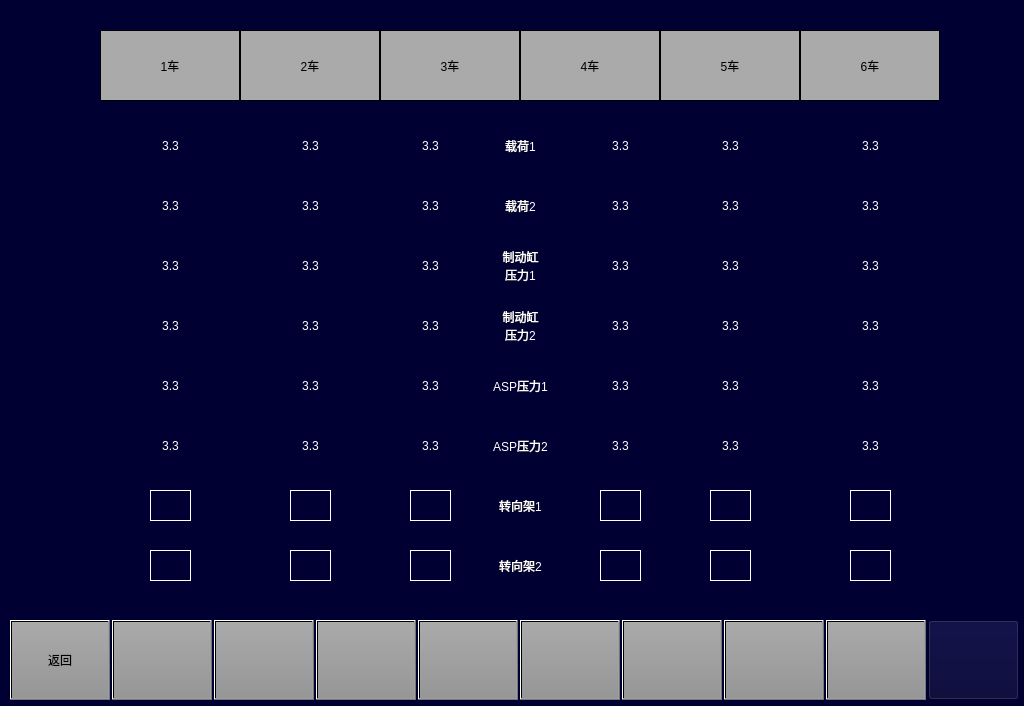
<?xml version="1.0" encoding="UTF-8"?>
<ui version="4.0">
 <class>VehicleSetBrakeParamPage</class>
 <widget class="QWidget" name="VehicleSetBrakeParamPage">
  <property name="geometry">
   <rect>
    <x>0</x>
    <y>0</y>
    <width>1024</width>
    <height>706</height>
   </rect>
  </property>
  <property name="windowTitle">
   <string>Form</string>
  </property>
  <property name="styleSheet">
   <string notr="true">background-color: rgb(0, 0, 50);</string>
  </property>
  <widget class="QLabel" name="LBLTC2">
   <property name="geometry">
    <rect>
     <x>800</x>
     <y>30</y>
     <width>140</width>
     <height>71</height>
    </rect>
   </property>
   <property name="styleSheet">
    <string notr="true">background-color:rgb(170,170,170);
border:1px solid black;
font:20px &quot;微软雅黑&quot;;</string>
   </property>
   <property name="text">
    <string>6车</string>
   </property>
   <property name="alignment">
    <set>Qt::AlignCenter</set>
   </property>
  </widget>
  <widget class="QLabel" name="LBLTC1">
   <property name="geometry">
    <rect>
     <x>100</x>
     <y>30</y>
     <width>140</width>
     <height>71</height>
    </rect>
   </property>
   <property name="styleSheet">
    <string notr="true">background-color:rgb(170,170,170);
border:1px solid black;
font:20px &quot;微软雅黑&quot;;</string>
   </property>
   <property name="text">
    <string>1车</string>
   </property>
   <property name="alignment">
    <set>Qt::AlignCenter</set>
   </property>
  </widget>
  <widget class="QLabel" name="LBLM1">
   <property name="geometry">
    <rect>
     <x>380</x>
     <y>30</y>
     <width>140</width>
     <height>71</height>
    </rect>
   </property>
   <property name="styleSheet">
    <string notr="true">background-color:rgb(170,170,170);
border:1px solid black;
font:20px &quot;微软雅黑&quot;;</string>
   </property>
   <property name="text">
    <string>3车</string>
   </property>
   <property name="alignment">
    <set>Qt::AlignCenter</set>
   </property>
  </widget>
  <widget class="QLabel" name="LBLMP2">
   <property name="geometry">
    <rect>
     <x>660</x>
     <y>30</y>
     <width>140</width>
     <height>71</height>
    </rect>
   </property>
   <property name="styleSheet">
    <string notr="true">background-color:rgb(170,170,170);
border:1px solid black;
font:20px &quot;微软雅黑&quot;;</string>
   </property>
   <property name="text">
    <string>5车</string>
   </property>
   <property name="alignment">
    <set>Qt::AlignCenter</set>
   </property>
  </widget>
  <widget class="QLabel" name="LBLM2">
   <property name="geometry">
    <rect>
     <x>520</x>
     <y>30</y>
     <width>140</width>
     <height>71</height>
    </rect>
   </property>
   <property name="styleSheet">
    <string notr="true">background-color:rgb(170,170,170);
border:1px solid black;
font:20px &quot;微软雅黑&quot;;</string>
   </property>
   <property name="text">
    <string>4车</string>
   </property>
   <property name="alignment">
    <set>Qt::AlignCenter</set>
   </property>
  </widget>
  <widget class="QLabel" name="LBLMP1">
   <property name="geometry">
    <rect>
     <x>240</x>
     <y>30</y>
     <width>140</width>
     <height>71</height>
    </rect>
   </property>
   <property name="styleSheet">
    <string notr="true">background-color:rgb(170,170,170);
border:1px solid black;
font:20px &quot;微软雅黑&quot;;</string>
   </property>
   <property name="text">
    <string>2车</string>
   </property>
   <property name="alignment">
    <set>Qt::AlignCenter</set>
   </property>
  </widget>
  <widget class="QPushButton" name="BTN5">
   <property name="geometry">
    <rect>
     <x>418</x>
     <y>620</y>
     <width>100</width>
     <height>80</height>
    </rect>
   </property>
   <property name="focusPolicy">
    <enum>Qt::NoFocus</enum>
   </property>
   <property name="styleSheet">
    <string notr="true">	font: 20px, &quot;微软雅黑&quot;;
    color: black;
	transparent;background:qlineargradient(spread:pad,x1:0,y1:0,x2:0,y2:1,stop:0 rgba(170,170,170,255),stop:1 rgba(150,150,150,255));
</string>
   </property>
   <property name="text">
    <string/>
   </property>
  </widget>
  <widget class="QPushButton" name="BTN2">
   <property name="geometry">
    <rect>
     <x>112</x>
     <y>620</y>
     <width>100</width>
     <height>80</height>
    </rect>
   </property>
   <property name="focusPolicy">
    <enum>Qt::NoFocus</enum>
   </property>
   <property name="styleSheet">
    <string notr="true">font: 20px, &quot;微软雅黑&quot;;color: black;transparent;background:qlineargradient(spread:pad,x1:0,y1:0,x2:0,y2:1,stop:0 rgba(170,170,170,255),stop:1 rgba(150,150,150,255));</string>
   </property>
   <property name="text">
    <string/>
   </property>
  </widget>
  <widget class="QPushButton" name="BTN6">
   <property name="geometry">
    <rect>
     <x>520</x>
     <y>620</y>
     <width>100</width>
     <height>80</height>
    </rect>
   </property>
   <property name="focusPolicy">
    <enum>Qt::NoFocus</enum>
   </property>
   <property name="styleSheet">
    <string notr="true">	font: 20px, &quot;微软雅黑&quot;;
    color: black;
	transparent;background:qlineargradient(spread:pad,x1:0,y1:0,x2:0,y2:1,stop:0 rgba(170,170,170,255),stop:1 rgba(150,150,150,255));
</string>
   </property>
   <property name="text">
    <string/>
   </property>
  </widget>
  <widget class="QPushButton" name="BTNHome">
   <property name="geometry">
    <rect>
     <x>928</x>
     <y>620</y>
     <width>91</width>
     <height>80</height>
    </rect>
   </property>
   <property name="focusPolicy">
    <enum>Qt::NoFocus</enum>
   </property>
   <property name="styleSheet">
    <string notr="true">border-image: url(:/images/image/Home.png);</string>
   </property>
   <property name="text">
    <string/>
   </property>
  </widget>
  <widget class="QPushButton" name="BTN4">
   <property name="geometry">
    <rect>
     <x>316</x>
     <y>620</y>
     <width>100</width>
     <height>80</height>
    </rect>
   </property>
   <property name="focusPolicy">
    <enum>Qt::NoFocus</enum>
   </property>
   <property name="styleSheet">
    <string notr="true">	font: 20px, &quot;微软雅黑&quot;;
    color: black;
	transparent;background:qlineargradient(spread:pad,x1:0,y1:0,x2:0,y2:1,stop:0 rgba(170,170,170,255),stop:1 rgba(150,150,150,255));
</string>
   </property>
   <property name="text">
    <string/>
   </property>
  </widget>
  <widget class="QPushButton" name="BTN8">
   <property name="geometry">
    <rect>
     <x>724</x>
     <y>620</y>
     <width>100</width>
     <height>80</height>
    </rect>
   </property>
   <property name="focusPolicy">
    <enum>Qt::NoFocus</enum>
   </property>
   <property name="styleSheet">
    <string notr="true">	font: 20px, &quot;微软雅黑&quot;;
    color: black;
	transparent;background:qlineargradient(spread:pad,x1:0,y1:0,x2:0,y2:1,stop:0 rgba(170,170,170,255),stop:1 rgba(150,150,150,255));
</string>
   </property>
   <property name="text">
    <string/>
   </property>
  </widget>
  <widget class="QPushButton" name="BTN1">
   <property name="geometry">
    <rect>
     <x>10</x>
     <y>620</y>
     <width>100</width>
     <height>80</height>
    </rect>
   </property>
   <property name="focusPolicy">
    <enum>Qt::NoFocus</enum>
   </property>
   <property name="styleSheet">
    <string notr="true">font: 20px, &quot;微软雅黑&quot;;color: black;transparent;background:qlineargradient(spread:pad,x1:0,y1:0,x2:0,y2:1,stop:0 rgba(170,170,170,255),stop:1 rgba(150,150,150,255));</string>
   </property>
   <property name="text">
    <string>返回</string>
   </property>
  </widget>
  <widget class="QPushButton" name="BTN9">
   <property name="geometry">
    <rect>
     <x>826</x>
     <y>620</y>
     <width>100</width>
     <height>80</height>
    </rect>
   </property>
   <property name="focusPolicy">
    <enum>Qt::NoFocus</enum>
   </property>
   <property name="styleSheet">
    <string notr="true">	font: 20px, &quot;微软雅黑&quot;;
    color: black;
	transparent;background:qlineargradient(spread:pad,x1:0,y1:0,x2:0,y2:1,stop:0 rgba(170,170,170,255),stop:1 rgba(150,150,150,255));
</string>
   </property>
   <property name="text">
    <string/>
   </property>
  </widget>
  <widget class="QPushButton" name="BTN3">
   <property name="geometry">
    <rect>
     <x>214</x>
     <y>620</y>
     <width>100</width>
     <height>80</height>
    </rect>
   </property>
   <property name="focusPolicy">
    <enum>Qt::NoFocus</enum>
   </property>
   <property name="styleSheet">
    <string notr="true">	font: 20px, &quot;微软雅黑&quot;;
    color: black;
	transparent;background:qlineargradient(spread:pad,x1:0,y1:0,x2:0,y2:1,stop:0 rgba(170,170,170,255),stop:1 rgba(150,150,150,255));
</string>
   </property>
   <property name="text">
    <string/>
   </property>
  </widget>
  <widget class="QPushButton" name="BTN7">
   <property name="geometry">
    <rect>
     <x>622</x>
     <y>620</y>
     <width>100</width>
     <height>80</height>
    </rect>
   </property>
   <property name="focusPolicy">
    <enum>Qt::NoFocus</enum>
   </property>
   <property name="styleSheet">
    <string notr="true">	font: 20px, &quot;微软雅黑&quot;;
    color: black;
	transparent;background:qlineargradient(spread:pad,x1:0,y1:0,x2:0,y2:1,stop:0 rgba(170,170,170,255),stop:1 rgba(150,150,150,255));
</string>
   </property>
   <property name="text">
    <string/>
   </property>
  </widget>
  <widget class="QLabel" name="zaihe1_TC1">
   <property name="geometry">
    <rect>
     <x>140</x>
     <y>130</y>
     <width>61</width>
     <height>31</height>
    </rect>
   </property>
   <property name="styleSheet">
    <string notr="true">font:18px &quot;微软雅黑&quot;;
color: rgb(255, 255, 255);</string>
   </property>
   <property name="text">
    <string>3.3</string>
   </property>
   <property name="alignment">
    <set>Qt::AlignCenter</set>
   </property>
  </widget>
  <widget class="QLabel" name="zaihe1_Mp1">
   <property name="geometry">
    <rect>
     <x>280</x>
     <y>130</y>
     <width>61</width>
     <height>31</height>
    </rect>
   </property>
   <property name="styleSheet">
    <string notr="true">font:18px &quot;微软雅黑&quot;;
color: rgb(255, 255, 255);</string>
   </property>
   <property name="text">
    <string>3.3</string>
   </property>
   <property name="alignment">
    <set>Qt::AlignCenter</set>
   </property>
  </widget>
  <widget class="QLabel" name="zaihe1_M1">
   <property name="geometry">
    <rect>
     <x>400</x>
     <y>130</y>
     <width>61</width>
     <height>31</height>
    </rect>
   </property>
   <property name="styleSheet">
    <string notr="true">font:18px &quot;微软雅黑&quot;;
color: rgb(255, 255, 255);</string>
   </property>
   <property name="text">
    <string>3.3</string>
   </property>
   <property name="alignment">
    <set>Qt::AlignCenter</set>
   </property>
  </widget>
  <widget class="QLabel" name="zaihe1_M2">
   <property name="geometry">
    <rect>
     <x>590</x>
     <y>130</y>
     <width>61</width>
     <height>31</height>
    </rect>
   </property>
   <property name="styleSheet">
    <string notr="true">font:18px &quot;微软雅黑&quot;;
color: rgb(255, 255, 255);</string>
   </property>
   <property name="text">
    <string>3.3</string>
   </property>
   <property name="alignment">
    <set>Qt::AlignCenter</set>
   </property>
  </widget>
  <widget class="QLabel" name="zaihe1_MP2">
   <property name="geometry">
    <rect>
     <x>700</x>
     <y>130</y>
     <width>61</width>
     <height>31</height>
    </rect>
   </property>
   <property name="styleSheet">
    <string notr="true">font:18px &quot;微软雅黑&quot;;
color: rgb(255, 255, 255);</string>
   </property>
   <property name="text">
    <string>3.3</string>
   </property>
   <property name="alignment">
    <set>Qt::AlignCenter</set>
   </property>
  </widget>
  <widget class="QLabel" name="zaihe1_TC2">
   <property name="geometry">
    <rect>
     <x>840</x>
     <y>130</y>
     <width>61</width>
     <height>31</height>
    </rect>
   </property>
   <property name="styleSheet">
    <string notr="true">font:18px &quot;微软雅黑&quot;;
color: rgb(255, 255, 255);</string>
   </property>
   <property name="text">
    <string>3.3</string>
   </property>
   <property name="alignment">
    <set>Qt::AlignCenter</set>
   </property>
  </widget>
  <widget class="QLabel" name="zaihe2_M1">
   <property name="geometry">
    <rect>
     <x>400</x>
     <y>190</y>
     <width>61</width>
     <height>31</height>
    </rect>
   </property>
   <property name="styleSheet">
    <string notr="true">font:18px &quot;微软雅黑&quot;;
color: rgb(255, 255, 255);</string>
   </property>
   <property name="text">
    <string>3.3</string>
   </property>
   <property name="alignment">
    <set>Qt::AlignCenter</set>
   </property>
  </widget>
  <widget class="QLabel" name="zaihe2_MP1">
   <property name="geometry">
    <rect>
     <x>280</x>
     <y>190</y>
     <width>61</width>
     <height>31</height>
    </rect>
   </property>
   <property name="styleSheet">
    <string notr="true">font:18px &quot;微软雅黑&quot;;
color: rgb(255, 255, 255);</string>
   </property>
   <property name="text">
    <string>3.3</string>
   </property>
   <property name="alignment">
    <set>Qt::AlignCenter</set>
   </property>
  </widget>
  <widget class="QLabel" name="zaihe2_TC2">
   <property name="geometry">
    <rect>
     <x>840</x>
     <y>190</y>
     <width>61</width>
     <height>31</height>
    </rect>
   </property>
   <property name="styleSheet">
    <string notr="true">font:18px &quot;微软雅黑&quot;;
color: rgb(255, 255, 255);</string>
   </property>
   <property name="text">
    <string>3.3</string>
   </property>
   <property name="alignment">
    <set>Qt::AlignCenter</set>
   </property>
  </widget>
  <widget class="QLabel" name="zaihe2_M2">
   <property name="geometry">
    <rect>
     <x>590</x>
     <y>190</y>
     <width>61</width>
     <height>31</height>
    </rect>
   </property>
   <property name="styleSheet">
    <string notr="true">font:18px &quot;微软雅黑&quot;;
color: rgb(255, 255, 255);</string>
   </property>
   <property name="text">
    <string>3.3</string>
   </property>
   <property name="alignment">
    <set>Qt::AlignCenter</set>
   </property>
  </widget>
  <widget class="QLabel" name="zaihe2_MP2">
   <property name="geometry">
    <rect>
     <x>700</x>
     <y>190</y>
     <width>61</width>
     <height>31</height>
    </rect>
   </property>
   <property name="styleSheet">
    <string notr="true">font:18px &quot;微软雅黑&quot;;
color: rgb(255, 255, 255);</string>
   </property>
   <property name="text">
    <string>3.3</string>
   </property>
   <property name="alignment">
    <set>Qt::AlignCenter</set>
   </property>
  </widget>
  <widget class="QLabel" name="zaihe2_TC1">
   <property name="geometry">
    <rect>
     <x>140</x>
     <y>190</y>
     <width>61</width>
     <height>31</height>
    </rect>
   </property>
   <property name="styleSheet">
    <string notr="true">font:18px &quot;微软雅黑&quot;;
color: rgb(255, 255, 255);</string>
   </property>
   <property name="text">
    <string>3.3</string>
   </property>
   <property name="alignment">
    <set>Qt::AlignCenter</set>
   </property>
  </widget>
  <widget class="QLabel" name="lbl_brakePress1_M1">
   <property name="geometry">
    <rect>
     <x>400</x>
     <y>250</y>
     <width>61</width>
     <height>31</height>
    </rect>
   </property>
   <property name="styleSheet">
    <string notr="true">font:18px &quot;微软雅黑&quot;;
color: rgb(255, 255, 255);</string>
   </property>
   <property name="text">
    <string>3.3</string>
   </property>
   <property name="alignment">
    <set>Qt::AlignCenter</set>
   </property>
  </widget>
  <widget class="QLabel" name="lbl_brakePress1_MP1">
   <property name="geometry">
    <rect>
     <x>280</x>
     <y>250</y>
     <width>61</width>
     <height>31</height>
    </rect>
   </property>
   <property name="styleSheet">
    <string notr="true">font:18px &quot;微软雅黑&quot;;
color: rgb(255, 255, 255);</string>
   </property>
   <property name="text">
    <string>3.3</string>
   </property>
   <property name="alignment">
    <set>Qt::AlignCenter</set>
   </property>
  </widget>
  <widget class="QLabel" name="lbl_brakePress1_TC2">
   <property name="geometry">
    <rect>
     <x>840</x>
     <y>250</y>
     <width>61</width>
     <height>31</height>
    </rect>
   </property>
   <property name="styleSheet">
    <string notr="true">font:18px &quot;微软雅黑&quot;;
color: rgb(255, 255, 255);</string>
   </property>
   <property name="text">
    <string>3.3</string>
   </property>
   <property name="alignment">
    <set>Qt::AlignCenter</set>
   </property>
  </widget>
  <widget class="QLabel" name="lbl_brakePress1_M2">
   <property name="geometry">
    <rect>
     <x>590</x>
     <y>250</y>
     <width>61</width>
     <height>31</height>
    </rect>
   </property>
   <property name="styleSheet">
    <string notr="true">font:18px &quot;微软雅黑&quot;;
color: rgb(255, 255, 255);</string>
   </property>
   <property name="text">
    <string>3.3</string>
   </property>
   <property name="alignment">
    <set>Qt::AlignCenter</set>
   </property>
  </widget>
  <widget class="QLabel" name="lbl_brakePress1_MP2">
   <property name="geometry">
    <rect>
     <x>700</x>
     <y>250</y>
     <width>61</width>
     <height>31</height>
    </rect>
   </property>
   <property name="styleSheet">
    <string notr="true">font:18px &quot;微软雅黑&quot;;
color: rgb(255, 255, 255);</string>
   </property>
   <property name="text">
    <string>3.3</string>
   </property>
   <property name="alignment">
    <set>Qt::AlignCenter</set>
   </property>
  </widget>
  <widget class="QLabel" name="lbl_brakePress1_TC1">
   <property name="geometry">
    <rect>
     <x>140</x>
     <y>250</y>
     <width>61</width>
     <height>31</height>
    </rect>
   </property>
   <property name="styleSheet">
    <string notr="true">font:18px &quot;微软雅黑&quot;;
color: rgb(255, 255, 255);</string>
   </property>
   <property name="text">
    <string>3.3</string>
   </property>
   <property name="alignment">
    <set>Qt::AlignCenter</set>
   </property>
  </widget>
  <widget class="QLabel" name="lbl_brakePress2_M1">
   <property name="geometry">
    <rect>
     <x>400</x>
     <y>310</y>
     <width>61</width>
     <height>31</height>
    </rect>
   </property>
   <property name="styleSheet">
    <string notr="true">font:18px &quot;微软雅黑&quot;;
color: rgb(255, 255, 255);</string>
   </property>
   <property name="text">
    <string>3.3</string>
   </property>
   <property name="alignment">
    <set>Qt::AlignCenter</set>
   </property>
  </widget>
  <widget class="QLabel" name="lbl_brakePress2_MP1">
   <property name="geometry">
    <rect>
     <x>280</x>
     <y>310</y>
     <width>61</width>
     <height>31</height>
    </rect>
   </property>
   <property name="styleSheet">
    <string notr="true">font:18px &quot;微软雅黑&quot;;
color: rgb(255, 255, 255);</string>
   </property>
   <property name="text">
    <string>3.3</string>
   </property>
   <property name="alignment">
    <set>Qt::AlignCenter</set>
   </property>
  </widget>
  <widget class="QLabel" name="lbl_brakePress2_TC2">
   <property name="geometry">
    <rect>
     <x>840</x>
     <y>310</y>
     <width>61</width>
     <height>31</height>
    </rect>
   </property>
   <property name="styleSheet">
    <string notr="true">font:18px &quot;微软雅黑&quot;;
color: rgb(255, 255, 255);</string>
   </property>
   <property name="text">
    <string>3.3</string>
   </property>
   <property name="alignment">
    <set>Qt::AlignCenter</set>
   </property>
  </widget>
  <widget class="QLabel" name="lbl_brakePress2_M2">
   <property name="geometry">
    <rect>
     <x>590</x>
     <y>310</y>
     <width>61</width>
     <height>31</height>
    </rect>
   </property>
   <property name="styleSheet">
    <string notr="true">font:18px &quot;微软雅黑&quot;;
color: rgb(255, 255, 255);</string>
   </property>
   <property name="text">
    <string>3.3</string>
   </property>
   <property name="alignment">
    <set>Qt::AlignCenter</set>
   </property>
  </widget>
  <widget class="QLabel" name="lbl_brakePress2_MP2">
   <property name="geometry">
    <rect>
     <x>700</x>
     <y>310</y>
     <width>61</width>
     <height>31</height>
    </rect>
   </property>
   <property name="styleSheet">
    <string notr="true">font:18px &quot;微软雅黑&quot;;
color: rgb(255, 255, 255);</string>
   </property>
   <property name="text">
    <string>3.3</string>
   </property>
   <property name="alignment">
    <set>Qt::AlignCenter</set>
   </property>
  </widget>
  <widget class="QLabel" name="lbl_brakePress2_TC1">
   <property name="geometry">
    <rect>
     <x>140</x>
     <y>310</y>
     <width>61</width>
     <height>31</height>
    </rect>
   </property>
   <property name="styleSheet">
    <string notr="true">font:18px &quot;微软雅黑&quot;;
color: rgb(255, 255, 255);</string>
   </property>
   <property name="text">
    <string>3.3</string>
   </property>
   <property name="alignment">
    <set>Qt::AlignCenter</set>
   </property>
  </widget>
  <widget class="QLabel" name="label_25">
   <property name="geometry">
    <rect>
     <x>490</x>
     <y>130</y>
     <width>61</width>
     <height>31</height>
    </rect>
   </property>
   <property name="styleSheet">
    <string notr="true">font:18px &quot;微软雅黑&quot;;
color: rgb(255, 255, 255);</string>
   </property>
   <property name="text">
    <string>载荷1</string>
   </property>
   <property name="alignment">
    <set>Qt::AlignCenter</set>
   </property>
  </widget>
  <widget class="QLabel" name="label_26">
   <property name="geometry">
    <rect>
     <x>490</x>
     <y>190</y>
     <width>61</width>
     <height>31</height>
    </rect>
   </property>
   <property name="styleSheet">
    <string notr="true">font:18px &quot;微软雅黑&quot;;
color: rgb(255, 255, 255);</string>
   </property>
   <property name="text">
    <string>载荷2</string>
   </property>
   <property name="alignment">
    <set>Qt::AlignCenter</set>
   </property>
  </widget>
  <widget class="QLabel" name="label_27">
   <property name="geometry">
    <rect>
     <x>480</x>
     <y>305</y>
     <width>81</width>
     <height>41</height>
    </rect>
   </property>
   <property name="styleSheet">
    <string notr="true">font:18px &quot;微软雅黑&quot;;
color: rgb(255, 255, 255);</string>
   </property>
   <property name="text">
    <string>制动缸
压力2</string>
   </property>
   <property name="alignment">
    <set>Qt::AlignCenter</set>
   </property>
  </widget>
  <widget class="QLabel" name="label_28">
   <property name="geometry">
    <rect>
     <x>490</x>
     <y>245</y>
     <width>61</width>
     <height>41</height>
    </rect>
   </property>
   <property name="styleSheet">
    <string notr="true">font:18px &quot;微软雅黑&quot;;
color: rgb(255, 255, 255);</string>
   </property>
   <property name="text">
    <string>制动缸
压力1</string>
   </property>
   <property name="alignment">
    <set>Qt::AlignCenter</set>
   </property>
  </widget>
  <widget class="QLabel" name="lbl_shift1_TC1">
   <property name="geometry">
    <rect>
     <x>150</x>
     <y>490</y>
     <width>41</width>
     <height>31</height>
    </rect>
   </property>
   <property name="styleSheet">
    <string notr="true">font:18px &quot;微软雅黑&quot;;
color: rgb(255, 255, 255);
border:1px solid white;</string>
   </property>
   <property name="text">
    <string/>
   </property>
   <property name="alignment">
    <set>Qt::AlignCenter</set>
   </property>
  </widget>
  <widget class="QLabel" name="lbl_shift1_MP1">
   <property name="geometry">
    <rect>
     <x>290</x>
     <y>490</y>
     <width>41</width>
     <height>31</height>
    </rect>
   </property>
   <property name="styleSheet">
    <string notr="true">font:18px &quot;微软雅黑&quot;;
color: rgb(255, 255, 255);
border:1px solid white;</string>
   </property>
   <property name="text">
    <string/>
   </property>
   <property name="alignment">
    <set>Qt::AlignCenter</set>
   </property>
  </widget>
  <widget class="QLabel" name="lbl_shift1_M1">
   <property name="geometry">
    <rect>
     <x>410</x>
     <y>490</y>
     <width>41</width>
     <height>31</height>
    </rect>
   </property>
   <property name="styleSheet">
    <string notr="true">font:18px &quot;微软雅黑&quot;;
color: rgb(255, 255, 255);
border:1px solid white;</string>
   </property>
   <property name="text">
    <string/>
   </property>
   <property name="alignment">
    <set>Qt::AlignCenter</set>
   </property>
  </widget>
  <widget class="QLabel" name="lbl_shift1_M2">
   <property name="geometry">
    <rect>
     <x>600</x>
     <y>490</y>
     <width>41</width>
     <height>31</height>
    </rect>
   </property>
   <property name="styleSheet">
    <string notr="true">font:18px &quot;微软雅黑&quot;;
color: rgb(255, 255, 255);
border:1px solid white;</string>
   </property>
   <property name="text">
    <string/>
   </property>
   <property name="alignment">
    <set>Qt::AlignCenter</set>
   </property>
  </widget>
  <widget class="QLabel" name="lbl_shift1_MP2">
   <property name="geometry">
    <rect>
     <x>710</x>
     <y>490</y>
     <width>41</width>
     <height>31</height>
    </rect>
   </property>
   <property name="styleSheet">
    <string notr="true">font:18px &quot;微软雅黑&quot;;
color: rgb(255, 255, 255);
border:1px solid white;</string>
   </property>
   <property name="text">
    <string/>
   </property>
   <property name="alignment">
    <set>Qt::AlignCenter</set>
   </property>
  </widget>
  <widget class="QLabel" name="lbl_shift1_TC2">
   <property name="geometry">
    <rect>
     <x>850</x>
     <y>490</y>
     <width>41</width>
     <height>31</height>
    </rect>
   </property>
   <property name="styleSheet">
    <string notr="true">font:18px &quot;微软雅黑&quot;;
color: rgb(255, 255, 255);
border:1px solid white;</string>
   </property>
   <property name="text">
    <string/>
   </property>
   <property name="alignment">
    <set>Qt::AlignCenter</set>
   </property>
  </widget>
  <widget class="QLabel" name="lbl_shift2_TC1">
   <property name="geometry">
    <rect>
     <x>150</x>
     <y>550</y>
     <width>41</width>
     <height>31</height>
    </rect>
   </property>
   <property name="styleSheet">
    <string notr="true">font:18px &quot;微软雅黑&quot;;
color: rgb(255, 255, 255);
border:1px solid white;</string>
   </property>
   <property name="text">
    <string/>
   </property>
   <property name="alignment">
    <set>Qt::AlignCenter</set>
   </property>
  </widget>
  <widget class="QLabel" name="lbl_shift2_MP1">
   <property name="geometry">
    <rect>
     <x>290</x>
     <y>550</y>
     <width>41</width>
     <height>31</height>
    </rect>
   </property>
   <property name="styleSheet">
    <string notr="true">font:18px &quot;微软雅黑&quot;;
color: rgb(255, 255, 255);
border:1px solid white;</string>
   </property>
   <property name="text">
    <string/>
   </property>
   <property name="alignment">
    <set>Qt::AlignCenter</set>
   </property>
  </widget>
  <widget class="QLabel" name="lbl_shift2_M1">
   <property name="geometry">
    <rect>
     <x>410</x>
     <y>550</y>
     <width>41</width>
     <height>31</height>
    </rect>
   </property>
   <property name="styleSheet">
    <string notr="true">font:18px &quot;微软雅黑&quot;;
color: rgb(255, 255, 255);
border:1px solid white;</string>
   </property>
   <property name="text">
    <string/>
   </property>
   <property name="alignment">
    <set>Qt::AlignCenter</set>
   </property>
  </widget>
  <widget class="QLabel" name="lbl_shift2_M2">
   <property name="geometry">
    <rect>
     <x>600</x>
     <y>550</y>
     <width>41</width>
     <height>31</height>
    </rect>
   </property>
   <property name="styleSheet">
    <string notr="true">font:18px &quot;微软雅黑&quot;;
color: rgb(255, 255, 255);
border:1px solid white;</string>
   </property>
   <property name="text">
    <string/>
   </property>
   <property name="alignment">
    <set>Qt::AlignCenter</set>
   </property>
  </widget>
  <widget class="QLabel" name="lbl_shift2_MP2">
   <property name="geometry">
    <rect>
     <x>710</x>
     <y>550</y>
     <width>41</width>
     <height>31</height>
    </rect>
   </property>
   <property name="styleSheet">
    <string notr="true">font:18px &quot;微软雅黑&quot;;
color: rgb(255, 255, 255);
border:1px solid white;</string>
   </property>
   <property name="text">
    <string/>
   </property>
   <property name="alignment">
    <set>Qt::AlignCenter</set>
   </property>
  </widget>
  <widget class="QLabel" name="lbl_shift2_TC2">
   <property name="geometry">
    <rect>
     <x>850</x>
     <y>550</y>
     <width>41</width>
     <height>31</height>
    </rect>
   </property>
   <property name="styleSheet">
    <string notr="true">font:18px &quot;微软雅黑&quot;;
color: rgb(255, 255, 255);
border:1px solid white;</string>
   </property>
   <property name="text">
    <string/>
   </property>
   <property name="alignment">
    <set>Qt::AlignCenter</set>
   </property>
  </widget>
  <widget class="QLabel" name="label_53">
   <property name="geometry">
    <rect>
     <x>480</x>
     <y>490</y>
     <width>81</width>
     <height>31</height>
    </rect>
   </property>
   <property name="styleSheet">
    <string notr="true">font:18px &quot;微软雅黑&quot;;
color: rgb(255, 255, 255);</string>
   </property>
   <property name="text">
    <string>转向架1</string>
   </property>
   <property name="alignment">
    <set>Qt::AlignCenter</set>
   </property>
  </widget>
  <widget class="QLabel" name="label_54">
   <property name="geometry">
    <rect>
     <x>480</x>
     <y>550</y>
     <width>81</width>
     <height>31</height>
    </rect>
   </property>
   <property name="styleSheet">
    <string notr="true">font:18px &quot;微软雅黑&quot;;
color: rgb(255, 255, 255);</string>
   </property>
   <property name="text">
    <string>转向架2</string>
   </property>
   <property name="alignment">
    <set>Qt::AlignCenter</set>
   </property>
  </widget>
  <widget class="QLabel" name="lbl_ASPPress1_MP1">
   <property name="geometry">
    <rect>
     <x>280</x>
     <y>370</y>
     <width>61</width>
     <height>31</height>
    </rect>
   </property>
   <property name="styleSheet">
    <string notr="true">font:18px &quot;微软雅黑&quot;;
color: rgb(255, 255, 255);</string>
   </property>
   <property name="text">
    <string>3.3</string>
   </property>
   <property name="alignment">
    <set>Qt::AlignCenter</set>
   </property>
  </widget>
  <widget class="QLabel" name="lbl_ASPPress1_M2">
   <property name="geometry">
    <rect>
     <x>590</x>
     <y>370</y>
     <width>61</width>
     <height>31</height>
    </rect>
   </property>
   <property name="styleSheet">
    <string notr="true">font:18px &quot;微软雅黑&quot;;
color: rgb(255, 255, 255);</string>
   </property>
   <property name="text">
    <string>3.3</string>
   </property>
   <property name="alignment">
    <set>Qt::AlignCenter</set>
   </property>
  </widget>
  <widget class="QLabel" name="label_43">
   <property name="geometry">
    <rect>
     <x>480</x>
     <y>370</y>
     <width>81</width>
     <height>31</height>
    </rect>
   </property>
   <property name="styleSheet">
    <string notr="true">font:18px &quot;微软雅黑&quot;;
color: rgb(255, 255, 255);</string>
   </property>
   <property name="text">
    <string>ASP压力1</string>
   </property>
   <property name="alignment">
    <set>Qt::AlignCenter</set>
   </property>
  </widget>
  <widget class="QLabel" name="lbl_ASPPress1_M1">
   <property name="geometry">
    <rect>
     <x>400</x>
     <y>370</y>
     <width>61</width>
     <height>31</height>
    </rect>
   </property>
   <property name="styleSheet">
    <string notr="true">font:18px &quot;微软雅黑&quot;;
color: rgb(255, 255, 255);</string>
   </property>
   <property name="text">
    <string>3.3</string>
   </property>
   <property name="alignment">
    <set>Qt::AlignCenter</set>
   </property>
  </widget>
  <widget class="QLabel" name="lbl_ASPPress1_TC1">
   <property name="geometry">
    <rect>
     <x>140</x>
     <y>370</y>
     <width>61</width>
     <height>31</height>
    </rect>
   </property>
   <property name="styleSheet">
    <string notr="true">font:18px &quot;微软雅黑&quot;;
color: rgb(255, 255, 255);</string>
   </property>
   <property name="text">
    <string>3.3</string>
   </property>
   <property name="alignment">
    <set>Qt::AlignCenter</set>
   </property>
  </widget>
  <widget class="QLabel" name="lbl_ASPPress1_MP2">
   <property name="geometry">
    <rect>
     <x>700</x>
     <y>370</y>
     <width>61</width>
     <height>31</height>
    </rect>
   </property>
   <property name="styleSheet">
    <string notr="true">font:18px &quot;微软雅黑&quot;;
color: rgb(255, 255, 255);</string>
   </property>
   <property name="text">
    <string>3.3</string>
   </property>
   <property name="alignment">
    <set>Qt::AlignCenter</set>
   </property>
  </widget>
  <widget class="QLabel" name="lbl_ASPPress1_TC2">
   <property name="geometry">
    <rect>
     <x>840</x>
     <y>370</y>
     <width>61</width>
     <height>31</height>
    </rect>
   </property>
   <property name="styleSheet">
    <string notr="true">font:18px &quot;微软雅黑&quot;;
color: rgb(255, 255, 255);</string>
   </property>
   <property name="text">
    <string>3.3</string>
   </property>
   <property name="alignment">
    <set>Qt::AlignCenter</set>
   </property>
  </widget>
  <widget class="QLabel" name="lbl_ASPPress2_MP2">
   <property name="geometry">
    <rect>
     <x>700</x>
     <y>430</y>
     <width>61</width>
     <height>31</height>
    </rect>
   </property>
   <property name="styleSheet">
    <string notr="true">font:18px &quot;微软雅黑&quot;;
color: rgb(255, 255, 255);</string>
   </property>
   <property name="text">
    <string>3.3</string>
   </property>
   <property name="alignment">
    <set>Qt::AlignCenter</set>
   </property>
  </widget>
  <widget class="QLabel" name="lbl_ASPPress2_MP1">
   <property name="geometry">
    <rect>
     <x>280</x>
     <y>430</y>
     <width>61</width>
     <height>31</height>
    </rect>
   </property>
   <property name="styleSheet">
    <string notr="true">font:18px &quot;微软雅黑&quot;;
color: rgb(255, 255, 255);</string>
   </property>
   <property name="text">
    <string>3.3</string>
   </property>
   <property name="alignment">
    <set>Qt::AlignCenter</set>
   </property>
  </widget>
  <widget class="QLabel" name="lbl_ASPPress2_M2">
   <property name="geometry">
    <rect>
     <x>590</x>
     <y>430</y>
     <width>61</width>
     <height>31</height>
    </rect>
   </property>
   <property name="styleSheet">
    <string notr="true">font:18px &quot;微软雅黑&quot;;
color: rgb(255, 255, 255);</string>
   </property>
   <property name="text">
    <string>3.3</string>
   </property>
   <property name="alignment">
    <set>Qt::AlignCenter</set>
   </property>
  </widget>
  <widget class="QLabel" name="lbl_ASPPress2_TC1">
   <property name="geometry">
    <rect>
     <x>140</x>
     <y>430</y>
     <width>61</width>
     <height>31</height>
    </rect>
   </property>
   <property name="styleSheet">
    <string notr="true">font:18px &quot;微软雅黑&quot;;
color: rgb(255, 255, 255);</string>
   </property>
   <property name="text">
    <string>3.3</string>
   </property>
   <property name="alignment">
    <set>Qt::AlignCenter</set>
   </property>
  </widget>
  <widget class="QLabel" name="lbl_ASPPress2_M1">
   <property name="geometry">
    <rect>
     <x>400</x>
     <y>430</y>
     <width>61</width>
     <height>31</height>
    </rect>
   </property>
   <property name="styleSheet">
    <string notr="true">font:18px &quot;微软雅黑&quot;;
color: rgb(255, 255, 255);</string>
   </property>
   <property name="text">
    <string>3.3</string>
   </property>
   <property name="alignment">
    <set>Qt::AlignCenter</set>
   </property>
  </widget>
  <widget class="QLabel" name="lbl_ASPPress2_TC2">
   <property name="geometry">
    <rect>
     <x>840</x>
     <y>430</y>
     <width>61</width>
     <height>31</height>
    </rect>
   </property>
   <property name="styleSheet">
    <string notr="true">font:18px &quot;微软雅黑&quot;;
color: rgb(255, 255, 255);</string>
   </property>
   <property name="text">
    <string>3.3</string>
   </property>
   <property name="alignment">
    <set>Qt::AlignCenter</set>
   </property>
  </widget>
  <widget class="QLabel" name="label_56">
   <property name="geometry">
    <rect>
     <x>480</x>
     <y>430</y>
     <width>81</width>
     <height>31</height>
    </rect>
   </property>
   <property name="styleSheet">
    <string notr="true">font:18px &quot;微软雅黑&quot;;
color: rgb(255, 255, 255);</string>
   </property>
   <property name="text">
    <string>ASP压力2</string>
   </property>
   <property name="alignment">
    <set>Qt::AlignCenter</set>
   </property>
  </widget>
 </widget>
 <resources/>
 <connections/>
</ui>
